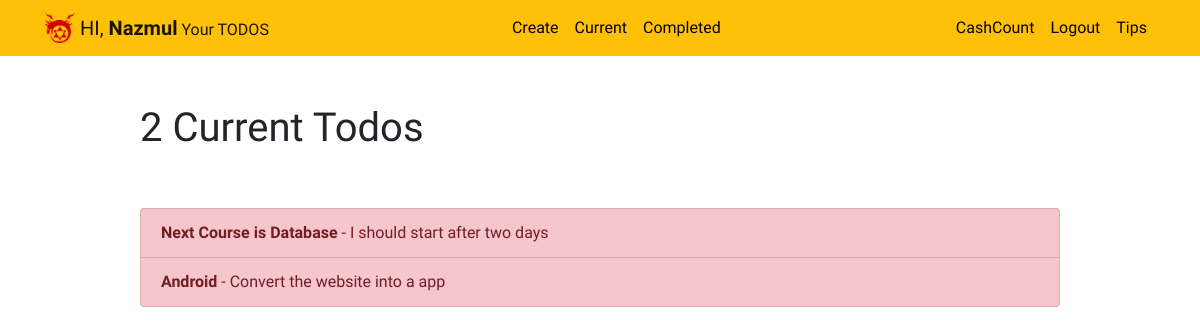
The page /currenttodo/ (signed in) on the database its author committed.
### todo_a/models.py (models this page shows, shortened)
class TODO(models.Model):
    title = models.CharField(max_length=100)
    memo = models.TextField(blank=True)
    created = models.DateTimeField(auto_now_add=True)
    datecompleted = models.DateTimeField(null=True,blank=True)
    important = models.BooleanField(default=False)
    user = models.ForeignKey(User, on_delete=models.CASCADE)

### todo_a/views.py (the view)
# urls.py: path('currenttodo/',views.currenttodo,name="currenttodo"),
@login_required
def currenttodo(request):
    todos = TODO.objects.filter(user=request.user,datecompleted__isnull=True)
    return render(request,'todo_a/currenttodo.html',{'todos':todos})

### todo_a/templates/todo_a/currenttodo.html
{% extends 'todo_a/base.html' %}
{% block content %}
    <div class="row justify-content-center mt-5">
        <div class="col-md-10">
            {% if todos %}
                 <h1>{{ todos.count }} Current Todo{{ todos.count|pluralize }}</h1>
            {% else %}
                           <h1>Current Todos</h1>
            {% endif %}
        </div>
    </div>
    <div class="row justify-content-center mt-5">
        <div class="col-md-10">
        {% if todos %}
            <div class="list-group">
                {% for todo in todos %}
                    <a href="{% url 'viewtodo' todo.id %}" class="list-group-item list-group-item-action{% if todo.important %} list-group-item-danger{% endif %}"><b>{{ todo.title }}</b>{% if todo.memo %} - {{ todo.memo|truncatechars:30 }}{% endif %}</a>
                {% endfor %}
            </div>
        {% else %}
            <div class="text-center">
                <h2>Looks like you don't have any todos! Nice work.</h2>
            <br>
            <a role="button" class="btn btn-primary" href="{% url 'createtodo' %}">New Todo</a>
            </div>
        {% endif %}
        </div>
    </div>
{% endblock %}

### todo_a/templates/todo_a/base.html (shortened to what this page needs)
{% load static %}
<!doctype html>
<html lang="en">
  <head>
    <link rel="stylesheet" href="https://stackpath.bootstrapcdn.com/bootstrap/4.4.1/css/bootstrap.min.css">
    <link rel="stylesheet" href="{% static "todo_a/custom.css" %}">
  </head>
  <body>
    <nav id="topNav" class="navbar navbar-expand-md navbar-light bg-warning">
  <div class="container">
    <a class="navbar-brand" href="{% url 'home' %}">
      <img src="{% static "todo_a/logo.png" %}" width="30" height="30" class="d-inline-block align-top" alt="Nazmul's Logo">
      {% if user.is_authenticated %}
      <span>HI, <b>{{ user.username }}</b><small> Your TODOS</small></span>
      {% else %}
      <span>TODOS & CASHCOUNT</span>
      {% endif %}
    </a>
    <div class="collapse navbar-collapse " id="navbarNav">
      {% if user.is_authenticated %}
        <ul class="navbar-nav ml-auto">
          <li class="nav-item">
            <a class="nav-link" href="{% url 'createtodo' %}">Create</a>
          </li>
          <li class="nav-item">
            <a class="nav-link" href="{% url 'currenttodo' %}">Current</a>
          </li>
          <li class="nav-item">
            <a class="nav-link" href="{% url 'completedtodo' %}">Completed</a>
          </li>
        </ul>
      {% endif %}
        <ul class="navbar-nav ml-auto">
          {% if user.is_authenticated %}
          <li>
            <a class="nav-link" href="{% url 'cashCount:cashMemo' %}">CashCount</a>
          </li>
          <li class="nav-item">
            <a href="#" onclick="$('#signOutBtn').click()" class="nav-link">Logout</a>
          </li>
          {% endif %}
          <li class="nav-item">
            <a class="nav-link" href="{% url 'tips' %}">Tips</a>
          </li>
      </ul>
    </div>
  </div>
</nav>
<div class="container">
  {% block content %}{% endblock %}
</div>
  </body>
</html>

### todo_a/static/todo_a/custom.css (style rules this page uses)
.navbar-nav .nav-link { color: rgba(0,0,0,1) !important; }
body { font-family: 'Girassol', cursive; }

### rows shown on the page
TODO: title "Next Course is Database", memo "I should start after two days"
TODO: title "Android", memo "Convert the website into a app"

### other values the page prints
{{ user.username }} "Nazmul"
{{ todos.count }} "2"
